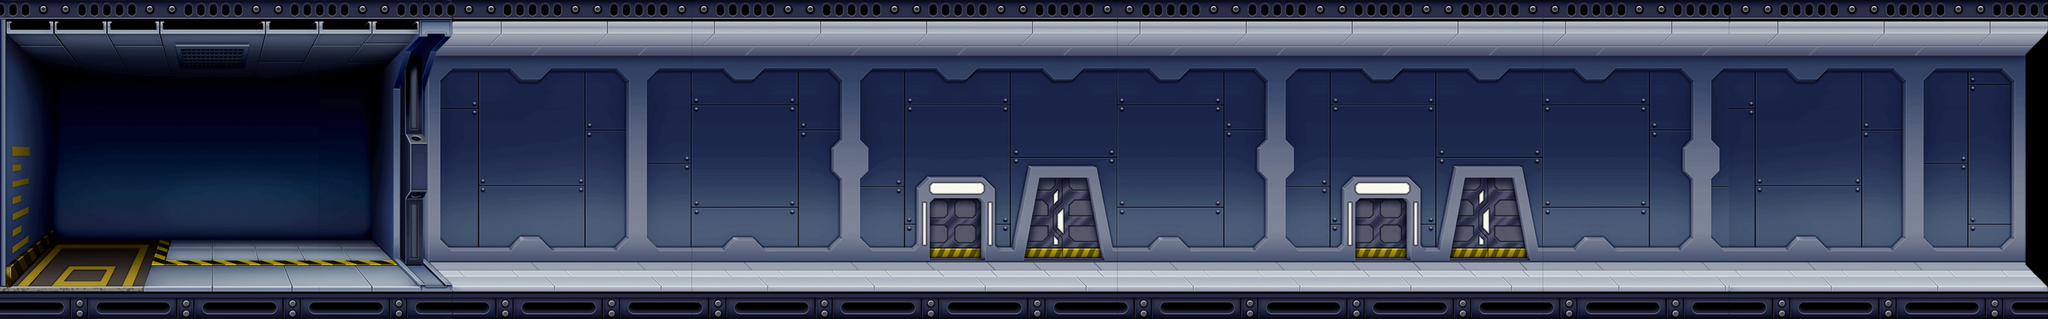

The image is a tile-based game level rendered from a .tmx file. Its description and source (layers, tilesets, objects; grid data summarised) follow:
An orthogonal 154x24 tile map with 32x32 px tiles, 2 tile layers (Layer1, Layer), 1 hidden layer not drawn and 18 objects (8x NormalWorker, 7x YellowWorker, 2x Coin, Zapper).

<map version="1.10" tiledversion="1.10.2" orientation="orthogonal" renderorder="right-down" width="154" height="24" tilewidth="32" tileheight="32" infinite="0" nextlayerid="6" nextobjectid="21">
 <editorsettings>
  <export target="E:/Tilte_Map.json" format="json" />
 </editorsettings>
 <tileset firstgid="1" name="Tilte" tilewidth="32" tileheight="32" tilecount="4096" columns="128">
  <image source="Tilte_Map_assets.png" width="4096" height="1024" />
 </tileset>
 <layer id="4" name="Ground" width="154" height="24" visible="0">
  <data>[3696 cells, 3696 non-empty, 1 distinct tile ids]</data>
 </layer>
 <layer id="2" name="Layer1" width="154" height="24">
  <data>[3696 cells, 2976 non-empty, 1440 distinct tile ids]</data>
 </layer>
 <layer id="1" name="Layer" width="154" height="24">
  <data>[3696 cells, 1032 non-empty, 933 distinct tile ids]</data>
 </layer>
 <objectgroup id="5" name="Objects">
  <object id="1" name="NormalWorker" x="1184.61" y="610">
   <point />
  </object>
  <object id="2" name="YellowWorker" x="1411.88" y="610">
   <point />
  </object>
  <object id="3" name="NormalWorker" x="1630.06" y="610">
   <point />
  </object>
  <object id="4" name="YellowWorker" x="1869.45" y="610">
   <point />
  </object>
  <object id="5" name="NormalWorker" x="2017.94" y="610">
   <point />
  </object>
  <object id="6" name="YellowWorker" x="2293.7" y="610">
   <point />
  </object>
  <object id="7" name="NormalWorker" x="2484.61" y="610">
   <point />
  </object>
  <object id="8" name="YellowWorker" x="2772.48" y="610">
   <point />
  </object>
  <object id="9" name="NormalWorker" x="3024" y="610">
   <point />
  </object>
  <object id="11" name="YellowWorker" x="3230.06" y="610">
   <point />
  </object>
  <object id="12" name="NormalWorker" x="3511.88" y="610">
   <point />
  </object>
  <object id="13" name="YellowWorker" x="3733.09" y="610">
   <point />
  </object>
  <object id="14" name="NormalWorker" x="3987.64" y="610">
   <point />
  </object>
  <object id="15" name="YellowWorker" x="4236.12" y="610">
   <point />
  </object>
  <object id="16" name="NormalWorker" x="4557.33" y="610">
   <point />
  </object>
  <object id="18" name="Coin" x="1420.97" y="358.909">
   <point />
  </object>
  <object id="19" name="Zapper" x="2872.48" y="358.909">
   <point />
  </object>
  <object id="20" name="Coin" x="4093.7" y="337.697">
   <point />
  </object>
 </objectgroup>
</map>
